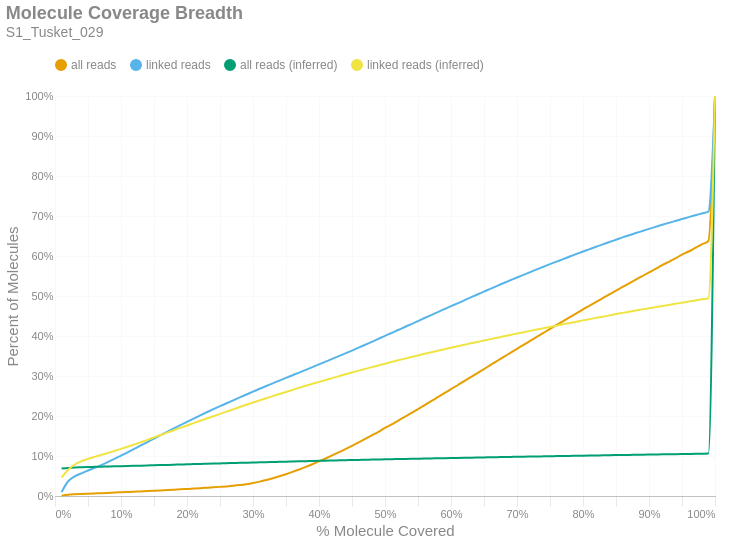

Write notebook code for a chart like this one.
### Markdown cell above
### Molecule Read Coverage
This chart shows molecule coverage breadth as computed by the number of bases aligned to that molecule. In other words, "*how much of each unique long molecule is actually sequenced/aligned?*" Keep in mind there is a distinction between sequences and alignments, since some sequences belonging to a particular molecule may not align well and wouldn't appear in the alignment data. This chart also shows molecule coverage breadth as computed by the *inferred fragment* from which the aligned sequences originate. Unlike read coverage, this calculation takes into account the total insert size, including unsequenced gaps between the forward and reverse reads. Like the previous figures, these are cumulative percents.

### Code cell
if SKIPLR:
    print_html(f"Skipped")
else:
    binned_df = consolidated_hist(valids['coverage_bp'], mask, 0.01, True)
    binned_df_inf = consolidated_hist(valids['coverage_inserts'], mask, 0.01, True)
    binned_df = binned_df.with_columns(pl.lit(binned_df_inf['all reads (cumsum)']).alias('all reads (inferred)'))
    binned_df = binned_df.with_columns(pl.lit(binned_df_inf['linked reads (cumsum)']).alias('linked reads (inferred)'))
    binned_df = binned_df.with_columns(
        (pl.col('bin').cast(pl.Float64) + 0.01).alias('right_edge')
    )

    with SafeRender(binned_df):
        (
            density_plot(binned_df, 'Molecule Coverage Breadth', samplename, 'molcov', ['all reads (inferred)','linked reads (inferred)'])
            .encode(
                #x=alt.X('bin:Q', title="% Molecule Covered").axis(format = '%').scale(padding=0),
                x=alt.X('right_edge:Q', title="% Molecule Covered").axis(format='%').scale(padding=0),
                y=alt.Y('value:Q', title='Percent of Molecules')
                    .axis(format='%')
                    .stack(False)
                    .scale(domainMin=0, padding=0),
                color=alt.Color("key:N").scale(domain = ["all reads", "linked reads", "all reads (inferred)", "linked reads (inferred)"]),
                tooltip = [
                    alt.Tooltip("key:N", title = "Data Type"),
                    alt.Tooltip("range_label:N", title="% Molecule Covered"),
                    alt.Tooltip("value:Q", format = ".2%", title="% Molecules")
                ]
            )
        ).display()

### Figure 1 — Vega-Lite specification as saved in the notebook (floating-point values rounded to 4 significant figures)
{"width": "container", "height": 400, "config": {"title": {"anchor": "start", "dy": -15, "fontSize": 18, "color": "#888888", "subtitleColor": "#888888", "subtitleFontSize": 14}, "arc": {"fill": "#0072B2"}, "axis": {"domainColor": "#888888", "domainWidth": 0.5, "gridWidth": 0.2, "grid": false, "titleFontWeight": 400, "titleFontSize": 15, "labelFontSize": 11, "labelColor": "#888888", "tickColor": "#888888", "tickWidth": 0.2, "titleColor": "#888888"}, "axisBand": {"grid": false}, "axisX": {"grid": true, "tickSize": 10, "domainCap": "round"}, "axisY": {"domain": false, "grid": true, "tickSize": 0, "domainCap": "round"}, "background": "transparent", "header": {"labelFontSize": 15, "labelColor": "#888888", "titleFontSize": 15, "titleFontWeight": 600, "titleColor": "#888888"}, "legend": {"labelFont": "sans-serif", "labelFontSize": 12, "labelColor": "#888888", "symbolSize": 100, "symbolType": "circle", "titleFontSize": 12, "titlePadding": 10, "titleColor": "#888888", "title": null, "orient": "top"}, "range": {"category": ["#E69F00", "#56B4E9", "#009E73", "#F0E442", "#0072B2", "#D55E00", "#CC79A7", "#000000"], "diverging": ["#cfe8f3", "#a2d4ec", "#73bfe2", "#46abdb", "#1696d2", "#12719e"]}, "area": {"fill": "#0072B2", "fillOpacity": 0.7, "line": true, "strokeOpacity": 0.7}, "line": {"color": "#0072B2", "stroke": "#0072B2", "strokeWidth": 2}, "trail": {"color": "#0072B2", "stroke": "#0072B2", "strokeWidth": 0, "size": 1}, "point": {"filled": true, "fillOpacity": 1.0, "size": 95}, "text": {"color": "#888888", "fontSize": 11, "align": "right", "fontWeight": 400, "size": 11}, "bar": {"fill": "#0072B2", "stroke": null}, "view": {"stroke": null, "continuousWidth": 660, "continuousHeight": 400}}, "data": {"name": "data-ee6b6ccfb3fb5100209ffcfc7ae2ac18"}, "mark": {"type": "line", "interpolate": "monotone", "point": {"opacity": 0, "size": 275}}, "encoding": {"color": {"field": "key", "scale": {"domain": ["all reads", "linked reads", "all reads (inferred)", "linked reads (inferred)"]}, "type": "nominal"}, "tooltip": [{"field": "key", "title": "Data Type", "type": "nominal"}, {"field": "range_label", "title": "% Molecule Covered", "type": "nominal"}, {"field": "value", "format": ".2%", "title": "% Molecules", "type": "quantitative"}], "x": {"axis": {"format": "%"}, "field": "right_edge", "scale": {"padding": 0}, "title": "% Molecule Covered", "type": "quantitative"}, "y": {"axis": {"format": "%"}, "field": "value", "scale": {"domainMin": 0, "padding": 0}, "stack": false, "title": "Percent of Molecules", "type": "quantitative"}}, "params": [{"name": "param_c36ac31b6afebe62", "select": {"type": "point", "fields": ["key"]}, "bind": "legend"}], "title": {"text": "Molecule Coverage Breadth", "subtitle": "S1_Tusket_029"}, "transform": [{"fold": ["all reads (cumsum)", "linked reads (cumsum)", "all reads (inferred)", "linked reads (inferred)"]}, {"calculate": "replace(datum.key, ' (cumsum)', '')", "as": "key"}, {"filter": {"param": "param_c36ac31b6afebe62"}}], "usermeta": {"embedOptions": {"downloadFileName": "S1_Tusket_029.molcov"}}, "$schema": "https://vega.github.io/schema/vega-lite/v6.1.0.json", "datasets": {"data-ee6b6ccfb3fb5100209ffcfc7ae2ac18": [{"bin": "0.0", "interval": "0.0-0.01", "all reads": 0.0009565, "linked reads": 0.009754, "all reads (cumsum)": 0.0009565, "linked reads (cumsum)": 0.009754, "range_label": "0.0-0.01", "all reads (inferred)": 0.06855, "linked reads (inferred)": 0.04611, "right_edge": 0.01}, {"bin": "0.01", "interval": "0.01-0.02", "all reads": 0.002317, "linked reads": 0.02714, "all reads (cumsum)": 0.003274, "linked reads (cumsum)": 0.03689, "range_label": "0.01-0.02", "all reads (inferred)": 0.07014, "linked reads (inferred)": 0.06559, "right_edge": 0.02}, {"bin": "0.02", "interval": "0.02-0.03", "all reads": 0.001082, "linked reads": 0.01204, "all reads (cumsum)": 0.004356, "linked reads (cumsum)": 0.04893, "range_label": "0.02-0.03", "all reads (inferred)": 0.07119, "linked reads (inferred)": 0.07875, "right_edge": 0.03}, {"bin": "0.03", "interval": "0.03-0.04", "all reads": 0.0007723, "linked reads": 0.007798, "all reads (cumsum)": 0.005128, "linked reads (cumsum)": 0.05673, "range_label": "0.03-0.04", "all reads (inferred)": 0.07185, "linked reads (inferred)": 0.08678, "right_edge": 0.04}, {"bin": "0.04", "interval": "0.04-0.05", "all reads": 0.0006716, "linked reads": 0.006918, "all reads (cumsum)": 0.0058, "linked reads (cumsum)": 0.06365, "range_label": "0.04-0.05", "all reads (inferred)": 0.07243, "linked reads (inferred)": 0.09272, "right_edge": 0.05}, {"bin": "0.05", "interval": "0.05-0.06", "all reads": 0.0006555, "linked reads": 0.006681, "all reads (cumsum)": 0.006455, "linked reads (cumsum)": 0.07033, "range_label": "0.05-0.06", "all reads (inferred)": 0.07286, "linked reads (inferred)": 0.09771, "right_edge": 0.06}, {"bin": "0.06", "interval": "0.06-0.07", "all reads": 0.0006513, "linked reads": 0.006984, "all reads (cumsum)": 0.007106, "linked reads (cumsum)": 0.07731, "range_label": "0.06-0.07", "all reads (inferred)": 0.07327, "linked reads (inferred)": 0.1026, "right_edge": 0.07}, {"bin": "0.07", "interval": "0.07-0.08", "all reads": 0.0006752, "linked reads": 0.007551, "all reads (cumsum)": 0.007782, "linked reads (cumsum)": 0.08486, "range_label": "0.07-0.08", "all reads (inferred)": 0.07368, "linked reads (inferred)": 0.1076, "right_edge": 0.08}, {"bin": "0.08", "interval": "0.08-0.09", "all reads": 0.0006992, "linked reads": 0.007859, "all reads (cumsum)": 0.008481, "linked reads (cumsum)": 0.09272, "range_label": "0.08-0.09", "all reads (inferred)": 0.07409, "linked reads (inferred)": 0.1126, "right_edge": 0.09}, {"bin": "0.09", "interval": "0.09-0.1", "all reads": 0.0007441, "linked reads": 0.008209, "all reads (cumsum)": 0.009225, "linked reads (cumsum)": 0.1009, "range_label": "0.09-0.1", "all reads (inferred)": 0.07452, "linked reads (inferred)": 0.1179, "right_edge": 0.1}, {"bin": "0.1", "interval": "0.1-0.11", "all reads": 0.00076, "linked reads": 0.008232, "all reads (cumsum)": 0.009985, "linked reads (cumsum)": 0.1092, "range_label": "0.1-0.11", "all reads (inferred)": 0.07496, "linked reads (inferred)": 0.1233, "right_edge": 0.11}, {"bin": "0.11", "interval": "0.11-0.12", "all reads": 0.0007752, "linked reads": 0.008594, "all reads (cumsum)": 0.01076, "linked reads (cumsum)": 0.1178, "range_label": "0.11-0.12", "all reads (inferred)": 0.07541, "linked reads (inferred)": 0.1289, "right_edge": 0.12}, {"bin": "0.12", "interval": "0.12-0.13", "all reads": 0.0007807, "linked reads": 0.008623, "all reads (cumsum)": 0.01154, "linked reads (cumsum)": 0.1264, "range_label": "0.12-0.13", "all reads (inferred)": 0.07587, "linked reads (inferred)": 0.1345, "right_edge": 0.13}, {"bin": "0.13", "interval": "0.13-0.14", "all reads": 0.000771, "linked reads": 0.008465, "all reads (cumsum)": 0.01231, "linked reads (cumsum)": 0.1348, "range_label": "0.13-0.14", "all reads (inferred)": 0.07634, "linked reads (inferred)": 0.1404, "right_edge": 0.14}, {"bin": "0.14", "interval": "0.14-0.15", "all reads": 0.0008006, "linked reads": 0.008651, "all reads (cumsum)": 0.01311, "linked reads (cumsum)": 0.1435, "range_label": "0.14-0.15", "all reads (inferred)": 0.07682, "linked reads (inferred)": 0.1464, "right_edge": 0.15}, {"bin": "0.15", "interval": "0.15-0.16", "all reads": 0.0008215, "linked reads": 0.008528, "all reads (cumsum)": 0.01393, "linked reads (cumsum)": 0.152, "range_label": "0.15-0.16", "all reads (inferred)": 0.0773, "linked reads (inferred)": 0.1524, "right_edge": 0.16}, {"bin": "0.16", "interval": "0.16-0.17", "all reads": 0.0008507, "linked reads": 0.008466, "all reads (cumsum)": 0.01478, "linked reads (cumsum)": 0.1605, "range_label": "0.16-0.17", "all reads (inferred)": 0.07778, "linked reads (inferred)": 0.1583, "right_edge": 0.17}, {"bin": "0.17", "interval": "0.17-0.18", "all reads": 0.0008814, "linked reads": 0.008465, "all reads (cumsum)": 0.01567, "linked reads (cumsum)": 0.169, "range_label": "0.17-0.18", "all reads (inferred)": 0.07826, "linked reads (inferred)": 0.1644, "right_edge": 0.18}, {"bin": "0.18", "interval": "0.18-0.19", "all reads": 0.0009095, "linked reads": 0.008213, "all reads (cumsum)": 0.01658, "linked reads (cumsum)": 0.1772, "range_label": "0.18-0.19", "all reads (inferred)": 0.07874, "linked reads (inferred)": 0.1704, "right_edge": 0.19}, {"bin": "0.19", "interval": "0.19-0.2", "all reads": 0.0009605, "linked reads": 0.008356, "all reads (cumsum)": 0.01754, "linked reads (cumsum)": 0.1855, "range_label": "0.19-0.2", "all reads (inferred)": 0.07921, "linked reads (inferred)": 0.1762, "right_edge": 0.2}, {"bin": "0.2", "interval": "0.2-0.21", "all reads": 0.0009654, "linked reads": 0.008135, "all reads (cumsum)": 0.0185, "linked reads (cumsum)": 0.1937, "range_label": "0.2-0.21", "all reads (inferred)": 0.07969, "linked reads (inferred)": 0.1822, "right_edge": 0.21}, {"bin": "0.21", "interval": "0.21-0.22", "all reads": 0.000992, "linked reads": 0.007908, "all reads (cumsum)": 0.01949, "linked reads (cumsum)": 0.2016, "range_label": "0.21-0.22", "all reads (inferred)": 0.08016, "linked reads (inferred)": 0.1881, "right_edge": 0.22}, {"bin": "0.22", "interval": "0.22-0.23", "all reads": 0.001064, "linked reads": 0.007806, "all reads (cumsum)": 0.02056, "linked reads (cumsum)": 0.2094, "range_label": "0.22-0.23", "all reads (inferred)": 0.08061, "linked reads (inferred)": 0.1937, "right_edge": 0.23}, {"bin": "0.23", "interval": "0.23-0.24", "all reads": 0.001088, "linked reads": 0.00762, "all reads (cumsum)": 0.02165, "linked reads (cumsum)": 0.217, "range_label": "0.23-0.24", "all reads (inferred)": 0.08107, "linked reads (inferred)": 0.1994, "right_edge": 0.24}, {"bin": "0.24", "interval": "0.24-0.25", "all reads": 0.001171, "linked reads": 0.007506, "all reads (cumsum)": 0.02282, "linked reads (cumsum)": 0.2245, "range_label": "0.24-0.25", "all reads (inferred)": 0.08153, "linked reads (inferred)": 0.2052, "right_edge": 0.25}, {"bin": "0.25", "interval": "0.25-0.26", "all reads": 0.001215, "linked reads": 0.007294, "all reads (cumsum)": 0.02403, "linked reads (cumsum)": 0.2318, "range_label": "0.25-0.26", "all reads (inferred)": 0.082, "linked reads (inferred)": 0.211, "right_edge": 0.26}, {"bin": "0.26", "interval": "0.26-0.27", "all reads": 0.001416, "linked reads": 0.007366, "all reads (cumsum)": 0.02545, "linked reads (cumsum)": 0.2392, "range_label": "0.26-0.27", "all reads (inferred)": 0.08245, "linked reads (inferred)": 0.2167, "right_edge": 0.27}, {"bin": "0.27", "interval": "0.27-0.28", "all reads": 0.001819, "linked reads": 0.007463, "all reads (cumsum)": 0.02727, "linked reads (cumsum)": 0.2466, "range_label": "0.27-0.28", "all reads (inferred)": 0.08292, "linked reads (inferred)": 0.2225, "right_edge": 0.28}, {"bin": "0.28", "interval": "0.28-0.29", "all reads": 0.002348, "linked reads": 0.007141, "all reads (cumsum)": 0.02961, "linked reads (cumsum)": 0.2538, "range_label": "0.28-0.29", "all reads (inferred)": 0.08336, "linked reads (inferred)": 0.2281, "right_edge": 0.29}, {"bin": "0.29", "interval": "0.29-0.3", "all reads": 0.002931, "linked reads": 0.00708, "all reads (cumsum)": 0.03255, "linked reads (cumsum)": 0.2608, "range_label": "0.29-0.3", "all reads (inferred)": 0.08381, "linked reads (inferred)": 0.2336, "right_edge": 0.3}, {"bin": "0.3", "interval": "0.3-0.31", "all reads": 0.003448, "linked reads": 0.007192, "all reads (cumsum)": 0.03599, "linked reads (cumsum)": 0.268, "range_label": "0.3-0.31", "all reads (inferred)": 0.08424, "linked reads (inferred)": 0.2391, "right_edge": 0.31}, {"bin": "0.31", "interval": "0.31-0.32", "all reads": 0.00392, "linked reads": 0.006852, "all reads (cumsum)": 0.03991, "linked reads (cumsum)": 0.2749, "range_label": "0.31-0.32", "all reads (inferred)": 0.08468, "linked reads (inferred)": 0.2445, "right_edge": 0.32}, {"bin": "0.32", "interval": "0.32-0.33", "all reads": 0.004425, "linked reads": 0.006783, "all reads (cumsum)": 0.04434, "linked reads (cumsum)": 0.2817, "range_label": "0.32-0.33", "all reads (inferred)": 0.0851, "linked reads (inferred)": 0.2498, "right_edge": 0.33}, {"bin": "0.33", "interval": "0.33-0.34", "all reads": 0.004861, "linked reads": 0.006953, "all reads (cumsum)": 0.0492, "linked reads (cumsum)": 0.2886, "range_label": "0.33-0.34", "all reads (inferred)": 0.08552, "linked reads (inferred)": 0.255, "right_edge": 0.34}, {"bin": "0.34", "interval": "0.34-0.35", "all reads": 0.005292, "linked reads": 0.006782, "all reads (cumsum)": 0.05449, "linked reads (cumsum)": 0.2954, "range_label": "0.34-0.35", "all reads (inferred)": 0.08593, "linked reads (inferred)": 0.2601, "right_edge": 0.35}, {"bin": "0.35", "interval": "0.35-0.36", "all reads": 0.005688, "linked reads": 0.006589, "all reads (cumsum)": 0.06018, "linked reads (cumsum)": 0.302, "range_label": "0.35-0.36", "all reads (inferred)": 0.08635, "linked reads (inferred)": 0.2653, "right_edge": 0.36}, {"bin": "0.36", "interval": "0.36-0.37", "all reads": 0.006, "linked reads": 0.006622, "all reads (cumsum)": 0.06618, "linked reads (cumsum)": 0.3086, "range_label": "0.36-0.37", "all reads (inferred)": 0.08677, "linked reads (inferred)": 0.2705, "right_edge": 0.37}, {"bin": "0.37", "interval": "0.37-0.38", "all reads": 0.006457, "linked reads": 0.006779, "all reads (cumsum)": 0.07264, "linked reads (cumsum)": 0.3154, "range_label": "0.37-0.38", "all reads (inferred)": 0.08718, "linked reads (inferred)": 0.2756, "right_edge": 0.38}, {"bin": "0.38", "interval": "0.38-0.39", "all reads": 0.006753, "linked reads": 0.00684, "all reads (cumsum)": 0.07939, "linked reads (cumsum)": 0.3222, "range_label": "0.38-0.39", "all reads (inferred)": 0.08757, "linked reads (inferred)": 0.2804, "right_edge": 0.39}, {"bin": "0.39", "interval": "0.39-0.4", "all reads": 0.007172, "linked reads": 0.006949, "all reads (cumsum)": 0.08656, "linked reads (cumsum)": 0.3292, "range_label": "0.39-0.4", "all reads (inferred)": 0.08796, "linked reads (inferred)": 0.2853, "right_edge": 0.4}, {"bin": "0.4", "interval": "0.4-0.41", "all reads": 0.00723, "linked reads": 0.006732, "all reads (cumsum)": 0.09379, "linked reads (cumsum)": 0.3359, "range_label": "0.4-0.41", "all reads (inferred)": 0.08833, "linked reads (inferred)": 0.2899, "right_edge": 0.41}, {"bin": "0.41", "interval": "0.41-0.42", "all reads": 0.007568, "linked reads": 0.006742, "all reads (cumsum)": 0.1014, "linked reads (cumsum)": 0.3427, "range_label": "0.41-0.42", "all reads (inferred)": 0.08873, "linked reads (inferred)": 0.2948, "right_edge": 0.42}, {"bin": "0.42", "interval": "0.42-0.43", "all reads": 0.007883, "linked reads": 0.00684, "all reads (cumsum)": 0.1092, "linked reads (cumsum)": 0.3495, "range_label": "0.42-0.43", "all reads (inferred)": 0.0891, "linked reads (inferred)": 0.2994, "right_edge": 0.43}, {"bin": "0.43", "interval": "0.43-0.44", "all reads": 0.00803, "linked reads": 0.006976, "all reads (cumsum)": 0.1173, "linked reads (cumsum)": 0.3565, "range_label": "0.43-0.44", "all reads (inferred)": 0.08949, "linked reads (inferred)": 0.3042, "right_edge": 0.44}, {"bin": "0.44", "interval": "0.44-0.45", "all reads": 0.008306, "linked reads": 0.00715, "all reads (cumsum)": 0.1256, "linked reads (cumsum)": 0.3636, "range_label": "0.44-0.45", "all reads (inferred)": 0.08986, "linked reads (inferred)": 0.3088, "right_edge": 0.45}, {"bin": "0.45", "interval": "0.45-0.46", "all reads": 0.008543, "linked reads": 0.007351, "all reads (cumsum)": 0.1341, "linked reads (cumsum)": 0.371, "range_label": "0.45-0.46", "all reads (inferred)": 0.09024, "linked reads (inferred)": 0.3134, "right_edge": 0.46}, {"bin": "0.46", "interval": "0.46-0.47", "all reads": 0.008659, "linked reads": 0.007147, "all reads (cumsum)": 0.1428, "linked reads (cumsum)": 0.3781, "range_label": "0.46-0.47", "all reads (inferred)": 0.09059, "linked reads (inferred)": 0.3178, "right_edge": 0.47}, {"bin": "0.47", "interval": "0.47-0.48", "all reads": 0.008995, "linked reads": 0.007398, "all reads (cumsum)": 0.1518, "linked reads (cumsum)": 0.3855, "range_label": "0.47-0.48", "all reads (inferred)": 0.09094, "linked reads (inferred)": 0.3221, "right_edge": 0.48}, {"bin": "0.48", "interval": "0.48-0.49", "all reads": 0.008655, "linked reads": 0.007298, "all reads (cumsum)": 0.1604, "linked reads (cumsum)": 0.3928, "range_label": "0.48-0.49", "all reads (inferred)": 0.09129, "linked reads (inferred)": 0.3265, "right_edge": 0.49}, {"bin": "0.49", "interval": "0.49-0.5", "all reads": 0.009882, "linked reads": 0.007577, "all reads (cumsum)": 0.1703, "linked reads (cumsum)": 0.4004, "range_label": "0.49-0.5", "all reads (inferred)": 0.09165, "linked reads (inferred)": 0.3308, "right_edge": 0.5}, {"bin": "0.5", "interval": "0.5-0.51", "all reads": 0.008493, "linked reads": 0.007046, "all reads (cumsum)": 0.1788, "linked reads (cumsum)": 0.4074, "range_label": "0.5-0.51", "all reads (inferred)": 0.09198, "linked reads (inferred)": 0.3349, "right_edge": 0.51}, {"bin": "0.51", "interval": "0.51-0.52", "all reads": 0.009725, "linked reads": 0.007498, "all reads (cumsum)": 0.1885, "linked reads (cumsum)": 0.4149, "range_label": "0.51-0.52", "all reads (inferred)": 0.09233, "linked reads (inferred)": 0.3392, "right_edge": 0.52}, {"bin": "0.52", "interval": "0.52-0.53", "all reads": 0.009449, "linked reads": 0.00755, "all reads (cumsum)": 0.198, "linked reads (cumsum)": 0.4225, "range_label": "0.52-0.53", "all reads (inferred)": 0.09268, "linked reads (inferred)": 0.3434, "right_edge": 0.53}, {"bin": "0.53", "interval": "0.53-0.54", "all reads": 0.009724, "linked reads": 0.007364, "all reads (cumsum)": 0.2077, "linked reads (cumsum)": 0.4299, "range_label": "0.53-0.54", "all reads (inferred)": 0.09302, "linked reads (inferred)": 0.3476, "right_edge": 0.54}, {"bin": "0.54", "interval": "0.54-0.55", "all reads": 0.009607, "linked reads": 0.007553, "all reads (cumsum)": 0.2173, "linked reads (cumsum)": 0.4374, "range_label": "0.54-0.55", "all reads (inferred)": 0.09334, "linked reads (inferred)": 0.3515, "right_edge": 0.55}, {"bin": "0.55", "interval": "0.55-0.56", "all reads": 0.009971, "linked reads": 0.007545, "all reads (cumsum)": 0.2273, "linked reads (cumsum)": 0.445, "range_label": "0.55-0.56", "all reads (inferred)": 0.09367, "linked reads (inferred)": 0.3554, "right_edge": 0.56}, {"bin": "0.56", "interval": "0.56-0.57", "all reads": 0.009993, "linked reads": 0.007418, "all reads (cumsum)": 0.2373, "linked reads (cumsum)": 0.4524, "range_label": "0.56-0.57", "all reads (inferred)": 0.09399, "linked reads (inferred)": 0.3592, "right_edge": 0.57}, {"bin": "0.57", "interval": "0.57-0.58", "all reads": 0.009783, "linked reads": 0.007335, "all reads (cumsum)": 0.2471, "linked reads (cumsum)": 0.4597, "range_label": "0.57-0.58", "all reads (inferred)": 0.09431, "linked reads (inferred)": 0.363, "right_edge": 0.58}, {"bin": "0.58", "interval": "0.58-0.59", "all reads": 0.009941, "linked reads": 0.007458, "all reads (cumsum)": 0.257, "linked reads (cumsum)": 0.4672, "range_label": "0.58-0.59", "all reads (inferred)": 0.09462, "linked reads (inferred)": 0.3668, "right_edge": 0.59}, {"bin": "0.59", "interval": "0.59-0.6", "all reads": 0.01019, "linked reads": 0.007403, "all reads (cumsum)": 0.2672, "linked reads (cumsum)": 0.4746, "range_label": "0.59-0.6", "all reads (inferred)": 0.09495, "linked reads (inferred)": 0.3706, "right_edge": 0.6}, {"bin": "0.6", "interval": "0.6-0.61", "all reads": 0.009721, "linked reads": 0.007079, "all reads (cumsum)": 0.2769, "linked reads (cumsum)": 0.4816, "range_label": "0.6-0.61", "all reads (inferred)": 0.09526, "linked reads (inferred)": 0.3744, "right_edge": 0.61}, {"bin": "0.61", "interval": "0.61-0.62", "all reads": 0.0103, "linked reads": 0.00741, "all reads (cumsum)": 0.2872, "linked reads (cumsum)": 0.4891, "range_label": "0.61-0.62", "all reads (inferred)": 0.09557, "linked reads (inferred)": 0.378, "right_edge": 0.62}, {"bin": "0.62", "interval": "0.62-0.63", "all reads": 0.009995, "linked reads": 0.007434, "all reads (cumsum)": 0.2972, "linked reads (cumsum)": 0.4965, "range_label": "0.62-0.63", "all reads (inferred)": 0.09588, "linked reads (inferred)": 0.3817, "right_edge": 0.63}, {"bin": "0.63", "interval": "0.63-0.64", "all reads": 0.01015, "linked reads": 0.007324, "all reads (cumsum)": 0.3074, "linked reads (cumsum)": 0.5038, "range_label": "0.63-0.64", "all reads (inferred)": 0.09618, "linked reads (inferred)": 0.3852, "right_edge": 0.64}, {"bin": "0.64", "interval": "0.64-0.65", "all reads": 0.01, "linked reads": 0.007141, "all reads (cumsum)": 0.3174, "linked reads (cumsum)": 0.511, "range_label": "0.64-0.65", "all reads (inferred)": 0.09648, "linked reads (inferred)": 0.3887, "right_edge": 0.65}, {"bin": "0.65", "interval": "0.65-0.66", "all reads": 0.01045, "linked reads": 0.007387, "all reads (cumsum)": 0.3278, "linked reads (cumsum)": 0.5183, "range_label": "0.65-0.66", "all reads (inferred)": 0.09677, "linked reads (inferred)": 0.3922, "right_edge": 0.66}, {"bin": "0.66", "interval": "0.66-0.67", "all reads": 0.009928, "linked reads": 0.006961, "all reads (cumsum)": 0.3377, "linked reads (cumsum)": 0.5253, "range_label": "0.66-0.67", "all reads (inferred)": 0.09707, "linked reads (inferred)": 0.3957, "right_edge": 0.67}, {"bin": "0.67", "interval": "0.67-0.68", "all reads": 0.01012, "linked reads": 0.007182, "all reads (cumsum)": 0.3479, "linked reads (cumsum)": 0.5325, "range_label": "0.67-0.68", "all reads (inferred)": 0.09738, "linked reads (inferred)": 0.3993, "right_edge": 0.68}, {"bin": "0.68", "interval": "0.68-0.69", "all reads": 0.009911, "linked reads": 0.006903, "all reads (cumsum)": 0.3578, "linked reads (cumsum)": 0.5394, "range_label": "0.68-0.69", "all reads (inferred)": 0.09767, "linked reads (inferred)": 0.4027, "right_edge": 0.69}, {"bin": "0.69", "interval": "0.69-0.7", "all reads": 0.01021, "linked reads": 0.006883, "all reads (cumsum)": 0.368, "linked reads (cumsum)": 0.5463, "range_label": "0.69-0.7", "all reads (inferred)": 0.09796, "linked reads (inferred)": 0.4061, "right_edge": 0.7}, {"bin": "0.7", "interval": "0.7-0.71", "all reads": 0.009888, "linked reads": 0.006618, "all reads (cumsum)": 0.3779, "linked reads (cumsum)": 0.5529, "range_label": "0.7-0.71", "all reads (inferred)": 0.09826, "linked reads (inferred)": 0.4095, "right_edge": 0.71}, {"bin": "0.71", "interval": "0.71-0.72", "all reads": 0.009981, "linked reads": 0.006887, "all reads (cumsum)": 0.3878, "linked reads (cumsum)": 0.5598, "range_label": "0.71-0.72", "all reads (inferred)": 0.09855, "linked reads (inferred)": 0.4129, "right_edge": 0.72}, {"bin": "0.72", "interval": "0.72-0.73", "all reads": 0.01, "linked reads": 0.006712, "all reads (cumsum)": 0.3978, "linked reads (cumsum)": 0.5665, "range_label": "0.72-0.73", "all reads (inferred)": 0.09884, "linked reads (inferred)": 0.4162, "right_edge": 0.73}, {"bin": "0.73", "interval": "0.73-0.74", "all reads": 0.009805, "linked reads": 0.006577, "all reads (cumsum)": 0.4077, "linked reads (cumsum)": 0.5731, "range_label": "0.73-0.74", "all reads (inferred)": 0.09911, "linked reads (inferred)": 0.4193, "right_edge": 0.74}, {"bin": "0.74", "interval": "0.74-0.75", "all reads": 0.01035, "linked reads": 0.006716, "all reads (cumsum)": 0.418, "linked reads (cumsum)": 0.5798, "range_label": "0.74-0.75", "all reads (inferred)": 0.09941, "linked reads (inferred)": 0.4227, "right_edge": 0.75}, {"bin": "0.75", "interval": "0.75-0.76", "all reads": 0.009538, "linked reads": 0.006212, "all reads (cumsum)": 0.4275, "linked reads (cumsum)": 0.586, "range_label": "0.75-0.76", "all reads (inferred)": 0.09969, "linked reads (inferred)": 0.426, "right_edge": 0.76}, {"bin": "0.76", "interval": "0.76-0.77", "all reads": 0.009773, "linked reads": 0.006177, "all reads (cumsum)": 0.4373, "linked reads (cumsum)": 0.5922, "range_label": "0.76-0.77", "all reads (inferred)": 0.09998, "linked reads (inferred)": 0.4292, "right_edge": 0.77}, {"bin": "0.77", "interval": "0.77-0.78", "all reads": 0.009645, "linked reads": 0.006488, "all reads (cumsum)": 0.447, "linked reads (cumsum)": 0.5987, "range_label": "0.77-0.78", "all reads (inferred)": 0.1003, "linked reads (inferred)": 0.4325, "right_edge": 0.78}, {"bin": "0.78", "interval": "0.78-0.79", "all reads": 0.009605, "linked reads": 0.006282, "all reads (cumsum)": 0.4566, "linked reads (cumsum)": 0.6049, "range_label": "0.78-0.79", "all reads (inferred)": 0.1006, "linked reads (inferred)": 0.4358, "right_edge": 0.79}, {"bin": "0.79", "interval": "0.79-0.8", "all reads": 0.01006, "linked reads": 0.006303, "all reads (cumsum)": 0.4666, "linked reads (cumsum)": 0.6112, "range_label": "0.79-0.8", "all reads (inferred)": 0.1008, "linked reads (inferred)": 0.439, "right_edge": 0.8}, {"bin": "0.8", "interval": "0.8-0.81", "all reads": 0.009127, "linked reads": 0.005896, "all reads (cumsum)": 0.4758, "linked reads (cumsum)": 0.6171, "range_label": "0.8-0.81", "all reads (inferred)": 0.1011, "linked reads (inferred)": 0.4422, "right_edge": 0.81}, {"bin": "0.81", "interval": "0.81-0.82", "all reads": 0.009442, "linked reads": 0.00613, "all reads (cumsum)": 0.4852, "linked reads (cumsum)": 0.6233, "range_label": "0.81-0.82", "all reads (inferred)": 0.1014, "linked reads (inferred)": 0.4454, "right_edge": 0.82}, {"bin": "0.82", "interval": "0.82-0.83", "all reads": 0.009507, "linked reads": 0.005741, "all reads (cumsum)": 0.4947, "linked reads (cumsum)": 0.629, "range_label": "0.82-0.83", "all reads (inferred)": 0.1017, "linked reads (inferred)": 0.4484, "right_edge": 0.83}, {"bin": "0.83", "interval": "0.83-0.84", "all reads": 0.009428, "linked reads": 0.005905, "all reads (cumsum)": 0.5041, "linked reads (cumsum)": 0.6349, "range_label": "0.83-0.84", "all reads (inferred)": 0.102, "linked reads (inferred)": 0.4516, "right_edge": 0.84}, {"bin": "0.84", "interval": "0.84-0.85", "all reads": 0.009228, "linked reads": 0.00566, "all reads (cumsum)": 0.5134, "linked reads (cumsum)": 0.6406, "range_label": "0.84-0.85", "all reads (inferred)": 0.1023, "linked reads (inferred)": 0.4547, "right_edge": 0.85}, {"bin": "0.85", "interval": "0.85-0.86", "all reads": 0.009324, "linked reads": 0.005863, "all reads (cumsum)": 0.5227, "linked reads (cumsum)": 0.6464, "range_label": "0.85-0.86", "all reads (inferred)": 0.1025, "linked reads (inferred)": 0.4578, "right_edge": 0.86}, {"bin": "0.86", "interval": "0.86-0.87", "all reads": 0.009074, "linked reads": 0.005431, "all reads (cumsum)": 0.5318, "linked reads (cumsum)": 0.6519, "range_label": "0.86-0.87", "all reads (inferred)": 0.1028, "linked reads (inferred)": 0.4608, "right_edge": 0.87}, {"bin": "0.87", "interval": "0.87-0.88", "all reads": 0.009255, "linked reads": 0.005466, "all reads (cumsum)": 0.541, "linked reads (cumsum)": 0.6573, "range_label": "0.87-0.88", "all reads (inferred)": 0.1031, "linked reads (inferred)": 0.4638, "right_edge": 0.88}, {"bin": "0.88", "interval": "0.88-0.89", "all reads": 0.008977, "linked reads": 0.005198, "all reads (cumsum)": 0.55, "linked reads (cumsum)": 0.6625, "range_label": "0.88-0.89", "all reads (inferred)": 0.1033, "linked reads (inferred)": 0.4665, "right_edge": 0.89}, {"bin": "0.89", "interval": "0.89-0.9", "all reads": 0.009186, "linked reads": 0.005277, "all reads (cumsum)": 0.5592, "linked reads (cumsum)": 0.6678, "range_label": "0.89-0.9", "all reads (inferred)": 0.1036, "linked reads (inferred)": 0.4694, "right_edge": 0.9}, {"bin": "0.9", "interval": "0.9-0.91", "all reads": 0.008452, "linked reads": 0.00506, "all reads (cumsum)": 0.5676, "linked reads (cumsum)": 0.6729, "range_label": "0.9-0.91", "all reads (inferred)": 0.1038, "linked reads (inferred)": 0.4722, "right_edge": 0.91}, {"bin": "0.91", "interval": "0.91-0.92", "all reads": 0.009615, "linked reads": 0.005097, "all reads (cumsum)": 0.5772, "linked reads (cumsum)": 0.678, "range_label": "0.91-0.92", "all reads (inferred)": 0.1041, "linked reads (inferred)": 0.475, "right_edge": 0.92}, {"bin": "0.92", "interval": "0.92-0.93", "all reads": 0.008126, "linked reads": 0.0049, "all reads (cumsum)": 0.5854, "linked reads (cumsum)": 0.6829, "range_label": "0.92-0.93", "all reads (inferred)": 0.1044, "linked reads (inferred)": 0.4777, "right_edge": 0.93}, {"bin": "0.93", "interval": "0.93-0.94", "all reads": 0.008785, "linked reads": 0.00476, "all reads (cumsum)": 0.5942, "linked reads (cumsum)": 0.6876, "range_label": "0.93-0.94", "all reads (inferred)": 0.1046, "linked reads (inferred)": 0.4805, "right_edge": 0.94}, {"bin": "0.94", "interval": "0.94-0.95", "all reads": 0.00936, "linked reads": 0.004722, "all reads (cumsum)": 0.6035, "linked reads (cumsum)": 0.6923, "range_label": "0.94-0.95", "all reads (inferred)": 0.1049, "linked reads (inferred)": 0.4832, "right_edge": 0.95}, {"bin": "0.95", "interval": "0.95-0.96", "all reads": 0.007757, "linked reads": 0.004857, "all reads (cumsum)": 0.6113, "linked reads (cumsum)": 0.6972, "range_label": "0.95-0.96", "all reads (inferred)": 0.1052, "linked reads (inferred)": 0.486, "right_edge": 0.96}, {"bin": "0.96", "interval": "0.96-0.97", "all reads": 0.00889, "linked reads": 0.004606, "all reads (cumsum)": 0.6202, "linked reads (cumsum)": 0.7018, "range_label": "0.96-0.97", "all reads (inferred)": 0.1054, "linked reads (inferred)": 0.4888, "right_edge": 0.97}, {"bin": "0.97", "interval": "0.97-0.98", "all reads": 0.00916, "linked reads": 0.004314, "all reads (cumsum)": 0.6293, "linked reads (cumsum)": 0.7061, "range_label": "0.97-0.98", "all reads (inferred)": 0.1057, "linked reads (inferred)": 0.4917, "right_edge": 0.98}, {"bin": "0.98", "interval": "0.98-0.99", "all reads": 0.008191, "linked reads": 0.004567, "all reads (cumsum)": 0.6375, "linked reads (cumsum)": 0.7107, "range_label": "0.98-0.99", "all reads (inferred)": 0.1061, "linked reads (inferred)": 0.4945, "right_edge": 0.99}, {"bin": "0.99", "interval": "0.99-1.0", "all reads": 0.3625, "linked reads": 0.2893, "all reads (cumsum)": 1.0, "linked reads (cumsum)": 1.0, "range_label": "0.99-1.0", "all reads (inferred)": 1.0, "linked reads (inferred)": 1.0, "right_edge": 1.0}]}}
